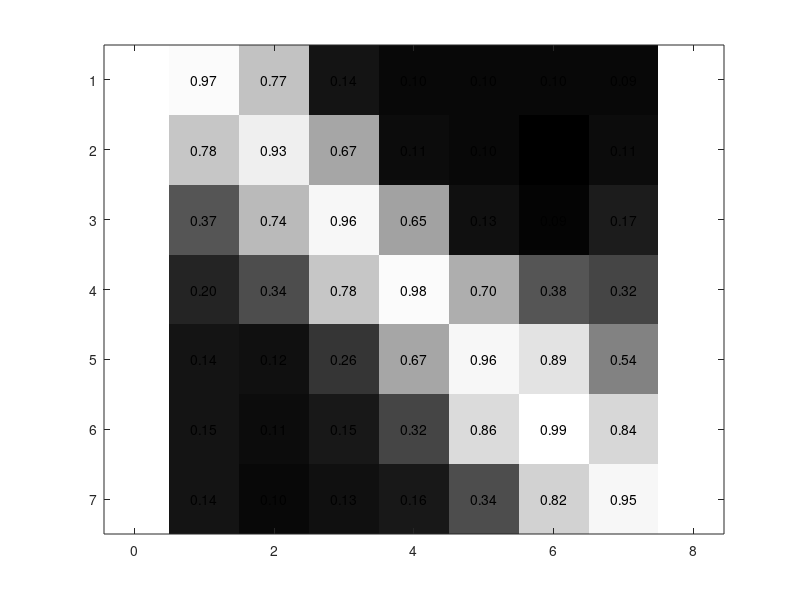

The MATLAB source for this figure: (Note: this script raises an error after producing the figure.)
% this is the Ubicomp Paper Fig.9(c)

clear all
close all
clc

load('./table_fix.mat');

figure;
table = table';
imagesc(table);
colormap(gray);
% grid on;
axis equal;

textStrings = num2str(table(:),'%0.2f');  %# Create strings from the matrix values
textStrings = strtrim(cellstr(textStrings));  %# Remove any space padding
[x,y] = meshgrid(1:7);   %# Create x and y coordinates for the strings
hStrings = text(x(:),y(:),textStrings(:),...      %# Plot the strings
                'HorizontalAlignment','center');
midValue = mean(get(gca,'CLim'));  %# Get the middle value of the color range
textColors = repmat(table(:) < midValue,1,3);  %# Choose white or black for the
                                             %#   text color of the strings so
                                             %#   they can be easily seen over
                                             %#   the background color
set(hStrings,{'Color'},num2cell(textColors,2));  %# Change the text colors

set(gca,'XTick',1:7,...                         %# Change the axes tick marks
        'XTickLabel',{'\mu-3\sigma','\mu-2\sigma','\mu-\sigma','\mu','\mu+\sigma','\mu+2\sigma','\mu+3\sigma'},...  %#   and tick labels
        'YTick',1:7,...
        'YTickLabel',{'\mu-3\sigma','\mu-2\sigma','\mu-\sigma','\mu','\mu+\sigma','\mu+2\sigma','\mu+3\sigma'},...
        'TickLength',[0 0]);
    
 axis tight;
 xlabel('Training set step frequency');
 ylabel('Testing set step frequency');